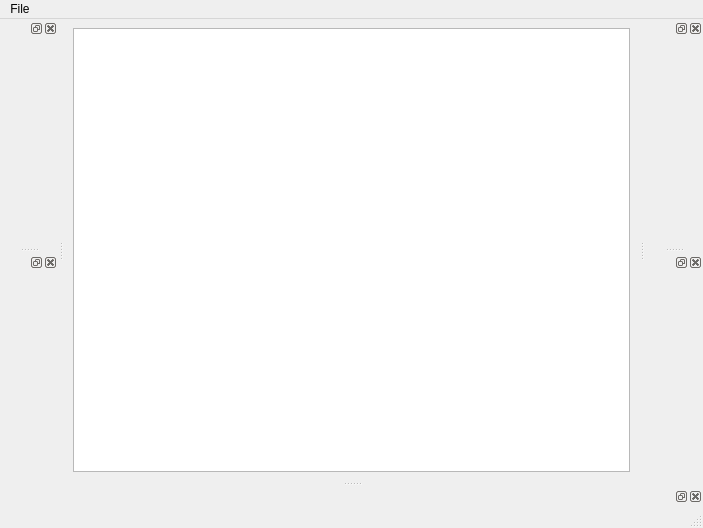
<?xml version="1.0" encoding="UTF-8"?>
<ui version="4.0">
 <class>Boombox</class>
 <widget class="QMainWindow" name="Boombox">
  <property name="geometry">
   <rect>
    <x>0</x>
    <y>0</y>
    <width>703</width>
    <height>528</height>
   </rect>
  </property>
  <property name="windowTitle">
   <string>Boombox</string>
  </property>
  <widget class="QWidget" name="centralwidget">
   <layout class="QVBoxLayout" name="verticalLayout">
    <item>
     <widget class="LibraryView" name="tableView"/>
    </item>
   </layout>
  </widget>
  <widget class="QMenuBar" name="menubar">
   <property name="geometry">
    <rect>
     <x>0</x>
     <y>0</y>
     <width>703</width>
     <height>20</height>
    </rect>
   </property>
   <widget class="QMenu" name="menuFile">
    <property name="title">
     <string>File</string>
    </property>
    <widget class="QMenu" name="menuNew">
     <property name="title">
      <string>New</string>
     </property>
     <addaction name="actionAdd_File_s"/>
     <addaction name="actionAdd_Folder_s"/>
     <addaction name="actionPlaylist"/>
    </widget>
    <addaction name="menuNew"/>
    <addaction name="actionStatistics"/>
    <addaction name="separator"/>
    <addaction name="actionExit"/>
   </widget>
   <addaction name="menuFile"/>
  </widget>
  <widget class="QStatusBar" name="statusbar"/>
  <widget class="QDockWidget" name="dockWidget_2">
   <attribute name="dockWidgetArea">
    <number>1</number>
   </attribute>
   <widget class="QWidget" name="dockWidgetContents_2"/>
  </widget>
  <widget class="QDockWidget" name="dockWidget_3">
   <attribute name="dockWidgetArea">
    <number>8</number>
   </attribute>
   <widget class="QWidget" name="dockWidgetContents_3"/>
  </widget>
  <widget class="QDockWidget" name="dockWidget_4">
   <attribute name="dockWidgetArea">
    <number>2</number>
   </attribute>
   <widget class="QWidget" name="dockWidgetContents_4"/>
  </widget>
  <widget class="QDockWidget" name="dockWidget_5">
   <attribute name="dockWidgetArea">
    <number>1</number>
   </attribute>
   <widget class="QWidget" name="dockWidgetContents_5"/>
  </widget>
  <widget class="QDockWidget" name="dockWidget_6">
   <attribute name="dockWidgetArea">
    <number>2</number>
   </attribute>
   <widget class="QWidget" name="dockWidgetContents_6"/>
  </widget>
  <action name="actionAdd_File_s">
   <property name="text">
    <string>Add File(s)</string>
   </property>
  </action>
  <action name="actionAdd_Folder_s">
   <property name="text">
    <string>Add Folder</string>
   </property>
  </action>
  <action name="actionPlaylist">
   <property name="text">
    <string>Playlist</string>
   </property>
  </action>
  <action name="actionExit">
   <property name="text">
    <string>Exit</string>
   </property>
  </action>
  <action name="actionStatistics">
   <property name="text">
    <string>Statistics</string>
   </property>
  </action>
 </widget>
 <customwidgets>
  <customwidget>
   <class>LibraryView</class>
   <extends>QTableView</extends>
   <header>LibraryView.h</header>
  </customwidget>
 </customwidgets>
 <resources/>
 <connections/>
</ui>
